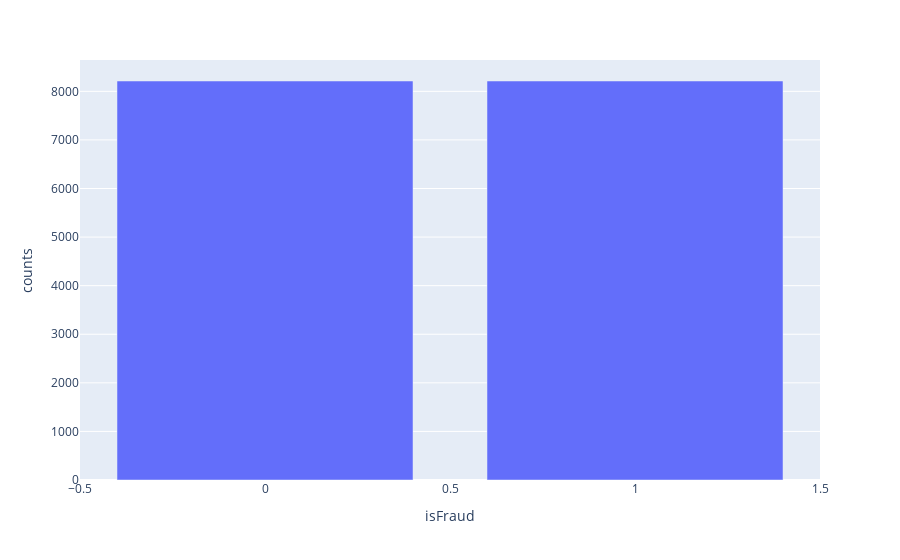

The code cell stored with this chart in its notebook:
### Code cell
px.bar(df_us.groupby('isFraud').size().reset_index(name="counts") , x='isFraud', y='counts')

### Figure 1 — Plotly figure (JSON) as saved in the notebook; plotly's stock layout.template omitted (floating-point values rounded to 4 significant figures)
{"data": [{"alignmentgroup": "True", "hovertemplate": "isFraud=%{x}<br>counts=%{y}<extra></extra>", "legendgroup": "", "marker": {"color": "#636efa", "pattern": {"shape": ""}}, "name": "", "offsetgroup": "", "orientation": "v", "showlegend": false, "textposition": "auto", "type": "bar", "x": [0, 1], "xaxis": "x", "y": [8213, 8213], "yaxis": "y"}], "layout": {"barmode": "relative", "legend": {"tracegroupgap": 0}, "margin": {"t": 60}, "xaxis": {"anchor": "y", "domain": [0, 1], "title": {"text": "isFraud"}}, "yaxis": {"anchor": "x", "domain": [0, 1], "title": {"text": "counts"}}}}
